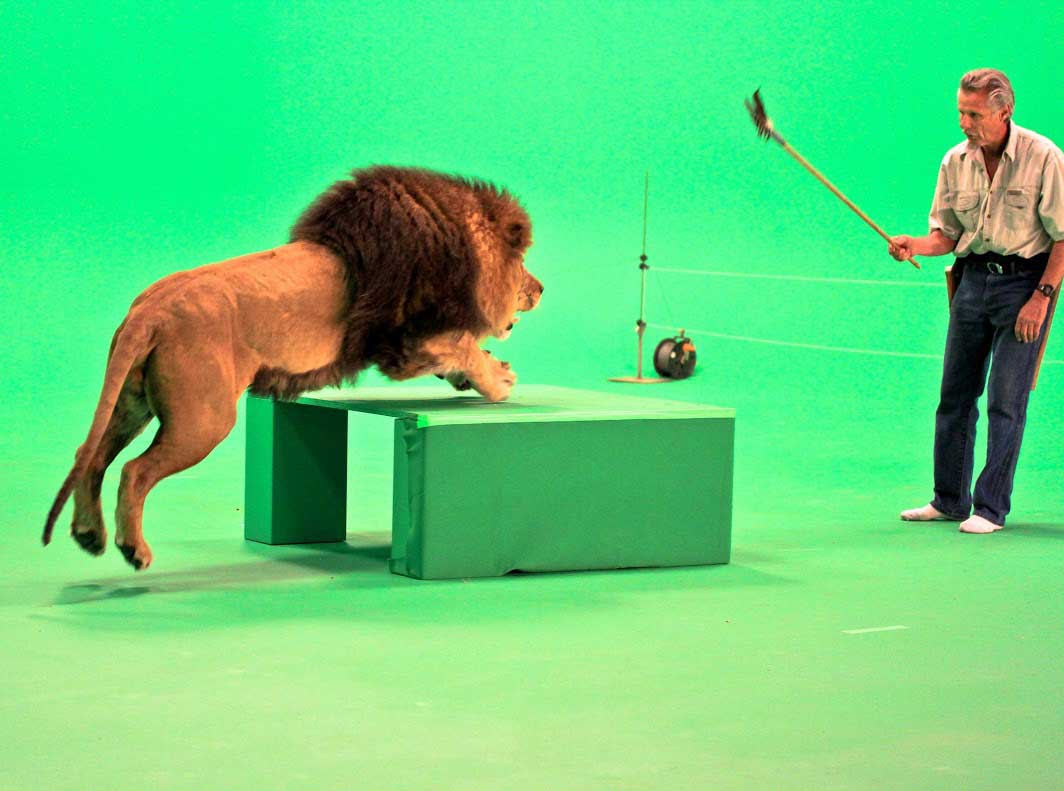
#> input picture 04112019/lion.jpg, 1064 x 791 px
$ python cau2.py
#> lines starting #> are read from the running program, lines starting #| are printed output that depends on the picture; after the words box and inside, x2 and y2 are one past the last pixel; in counts of white or black regions, pixels touching at a corner belong together
import cv2
import numpy as np


img = cv2.imread('lion.jpg')
#> img is the input picture: shape (791, 1064, 3); mean B, G, R 122.9, 209.5, 96.9
hsv = cv2.cvtColor(img,cv2.COLOR_BGR2HSV)
#> hsv: shape (791, 1064, 3); mean H, S, V 59.7, 159.6, 215.8
H2GRAY = np.zeros((hsv.shape[0],hsv.shape[1]),np.float64)
H = hsv[:,:,0]/179
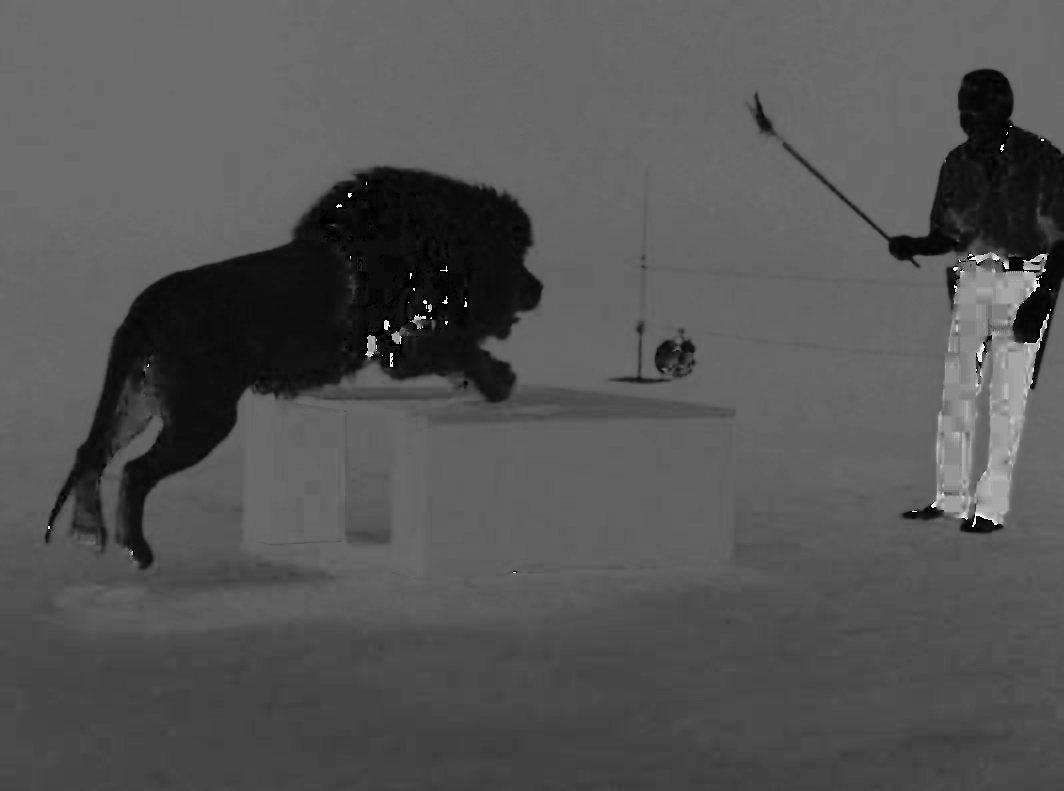
#> H: shape (791, 1064) float64; min 0, max 1, mean 0.334
H2GRAY[(H > 0.22) & (H < 0.45)] = 1
cv2.imshow('sds',H2GRAY)
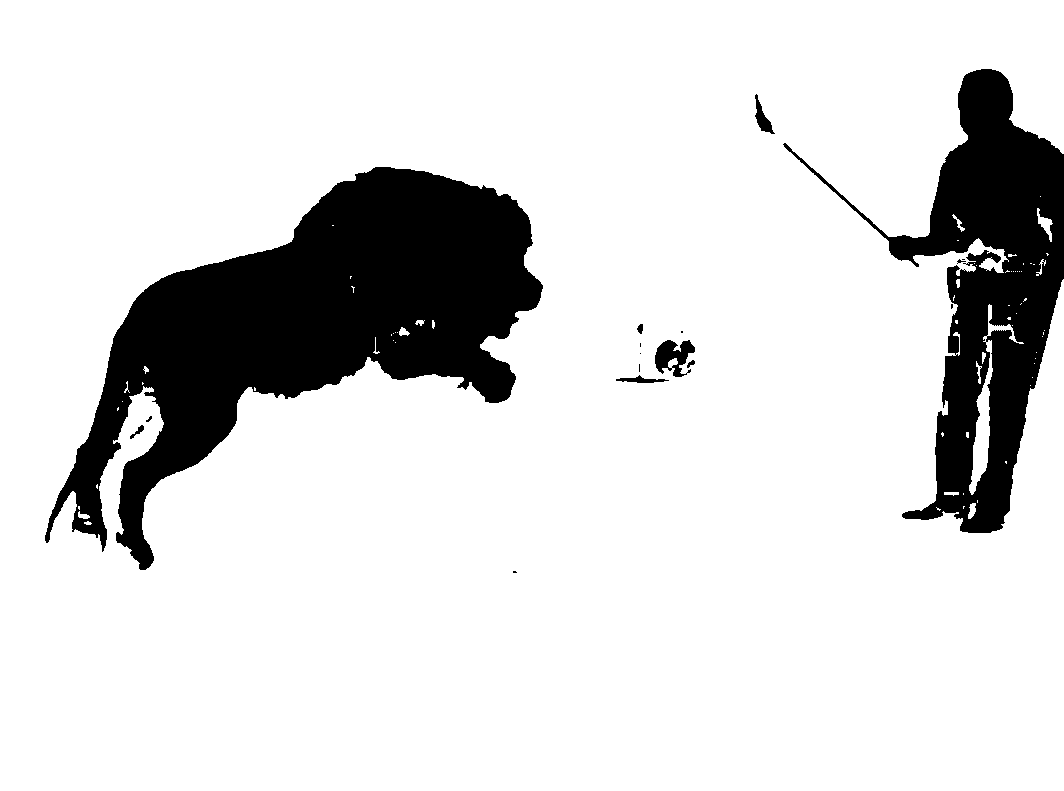
#> window 'sds': shape (791, 1064) float64; values 0 (black) and 1 (white), 85.5% white; 17 black regions (9 under 20 px), largest, box (x1, y1, x2, y2) and area: (45, 167, 543, 570) 79937, (783, 69, 1064, 533) 40948, (655, 340, 695, 377) 854
cv2.waitKey()
